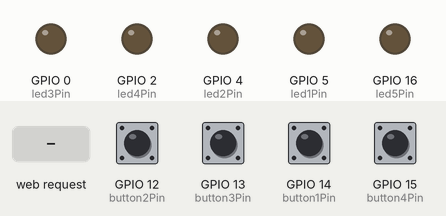
Recording of a sketch running on a simulated ESP8266 (NodeMCU). Shown: output pins drawn as LEDs (lit = HIGH). Inputs (shaded band) come from the test bench; at power-on: GPIO 12 (button2Pin), GPIO 13 (button3Pin), GPIO 14 (button1Pin), GPIO 15 (button4Pin) HIGH. What the sketch prints to the serial monitor is not drawn.

Above: at 1.3 s.
1.4 s: GPIO 12 (button2Pin) pulled LOW for 0.15 s
At 2.6 s:
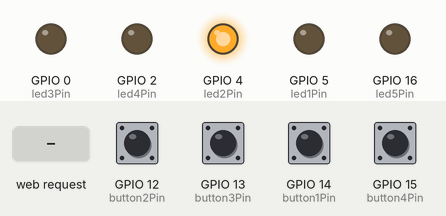
3.0 s: GPIO 13 (button3Pin) pulled LOW for 0.15 s
At 4.0 s:
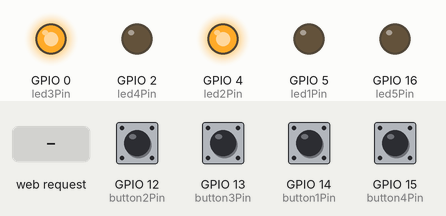
4.6 s: GPIO 14 (button1Pin) pulled LOW for 0.15 s
At 5.2 s:
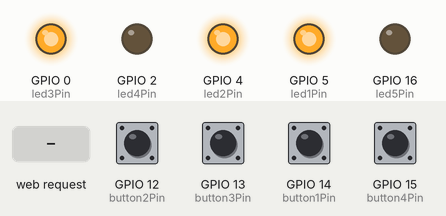
6.2 s: GPIO 15 (button4Pin) pulled LOW for 0.15 s
At 7.4 s:
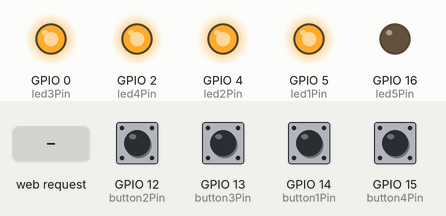
7.8 s: HTTP request GET /led1 received
At 8.8 s:
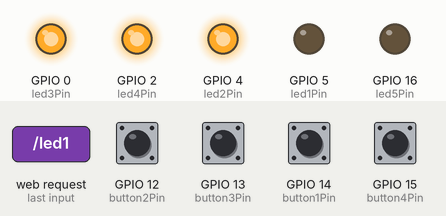
9.3 s: HTTP request GET /led2 received
At 10.0 s:
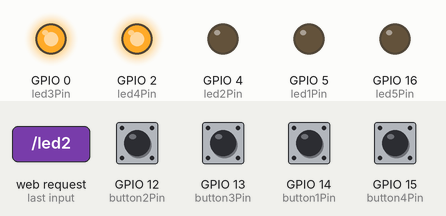
Timing chart, 0 to 11.8 s (numbered marks = the images above; inputs shaded):
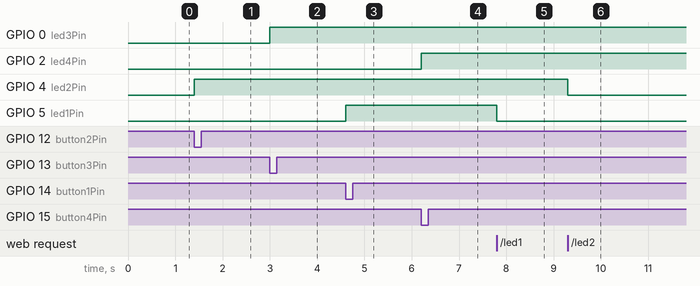

The sketch:

4channel.ino
```cpp
#include <ESP8266WiFi.h>
#include <WiFiClient.h>
#include <ESP8266WebServer.h>

const char* ssid = "SmartHome";
const char* password = "password";

IPAddress local_ip(192, 168, 4, 1);
IPAddress gateway(192, 168, 4, 1);
IPAddress subnet(255, 255, 255, 0);

ESP8266WebServer server(80);

int led1Pin = 5;
int led2Pin = 4;
int led3Pin = 0;
int led4Pin = 2;
int led5Pin = 16;
int button1Pin = 14;
int button2Pin = 12;
int button3Pin = 13;
int button4Pin = 15;

bool led1State = false;
bool led2State = false;
bool led3State = false;
bool led4State = false;
bool led5State = false;

void handleRoot() {
  server.sendHeader("Location", String("http://192.168.4.1/"), true);
  server.send(302, "text/plain", "");
  String html = "<!DOCTYPE html><html lang='en'><head><meta charset='UTF-8'><meta name='viewport' content='width=device-width,initial-scale=1'><title>Smart Home</title><style>*{box-sizing:border-box;margin:0;padding:0}body{background-color:#1c1c1c;color:#fff;font-family:'Segoe UI',sans-serif;font-size:16px;line-height:1.5}.header{position:fixed;top:0;left:0;width:100%;height:50px;background-color:#000;text-align:center;padding-top:10px;font-size:20px}.content{display:flex;flex-direction:column;align-items:center;justify-content:center;height:calc(100vh - 0px)}.button-group{display:flex;flex-direction:row;align-items:center;justify-content:center;margin-bottom:10px}.button{display:flex;align-items:center;justify-content:center;width:80px;height:80px;border-radius:50%;background-color:#111;margin:0 20px;<!--outline:4px solid #111;-->cursor:pointer;transition:all .3s ease-in-out;font-weight:bold;text-transform:uppercase;letter-spacing:2px;font-size:22px;border:3px solid}.sub{width:80px;margin:0 20px;align-items:center;justify-content:center;justify-content:center;color:#bac6d0;text-shadow:1.5px -1.5px 2px #555555;margin-bottom:30px;letter-spacing:1px;font-weight:bold;text-align:center;font-size:14px}.ON{border-color:#2196f3;color:#2196f3;box-shadow: 0 0 0 4px #111,10px -10px 10px rgba(28,213,230,.2)}.ON:hover{background-color:#2196f3;color:#1c1c1c}.OFF{border-color:#555;color:#555;box-shadow: 0 0 0 4px #111,10px -10px 10px rgba(151,153,156,.2)}.OFF:hover{background-color:#555;color:#1c1c1c}.led-ON,.led-OFF{margin:1em;padding:1em 2em;border:0;border-radius:30px;text-align:center;white-space:nowrap;cursor:pointer;font-size:14px;background-color:transparent}.led-OFF{border:1px solid #555;color:#555}.led-ON{border:1px solid #2196f3;color:#2196f3}.footer{position:fixed;bottom:0;left:0;width:100%;height:50px;background-color:#000;text-align:center;padding-top:10px;font-size:14px}</style></head><body><div class='header'>Smart Home</div><div class='content'>";
  html += "<div class='button-group'>";
  html += "<div onclick=\"location.href='/led1';\" class='button " + String(led1State ? "ON" : "OFF") + "' id='button1'>" + String(led1State ? "ON" : "OFF") + "</div>";
  html += "<div onclick=\"location.href='/led2';\" class='button " + String(led2State ? "ON" : "OFF") + "' id='button2'>" + String(led2State ? "ON" : "OFF") + "</div>";
  html += "</div><div class='button-group'><div class='sub'>Button 1</div><div class='sub'>Button 2</div></div>";
  html += "<div class='button-group'>";
  html += "<div onclick=\"location.href='/led3';\" class='button " + String(led3State ? "ON" : "OFF") + "' id='button3'>" + String(led3State ? "ON" : "OFF") + "</div>";
  html += "<div onclick=\"location.href='/led4';\" class='button " + String(led4State ? "ON" : "OFF") + "' id='button4'>" + String(led4State ? "ON" : "OFF") + "</div>";
  html += "</div><div class='button-group'><div class='sub'>Button 3</div><div class='sub'>Button 4</div></div>";
  html += "<div class='button-group'>";
  html += "<button onclick=\"location.href='/led5';\" class='led-" + String(led5State ? "ON" : "OFF") + "'>Status LED " + String(led5State ? "ON" : "OFF") + "</button></div>";
  html += "</div><div class='footer'>Created By SAKIB</div></body></html>";
  server.send(200, "text/html", html);
}

void handleLed1() {
  led1State = !led1State;
  digitalWrite(led1Pin, led1State);
  server.sendHeader("Location", "/");
  server.send(303);
}

void handleLed2() {
  led2State = !led2State;
  digitalWrite(led2Pin, led2State);
  server.sendHeader("Location", "/");
  server.send(303);
}

void handleLed3() {
  led3State = !led3State;
  digitalWrite(led3Pin, led3State);
  server.sendHeader("Location", "/");
  server.send(303);
}

void handleLed4() {
  led4State = !led4State;
  digitalWrite(led4Pin, led4State);
  server.sendHeader("Location", "/");
  server.send(303);
}

void handleLed5() {
  led5State = !led5State;
  digitalWrite(led5Pin, led5State);
  server.sendHeader("Location", "/");
  server.send(303);
}

void setup() {
  Serial.begin(9600);
  pinMode(led1Pin, OUTPUT);
  pinMode(led2Pin, OUTPUT);
  pinMode(led3Pin, OUTPUT);
  pinMode(led4Pin, OUTPUT);
  pinMode(led5Pin, OUTPUT);
  pinMode(button1Pin, INPUT_PULLUP);
  pinMode(button2Pin, INPUT_PULLUP);
  pinMode(button3Pin, INPUT_PULLUP);
  pinMode(button4Pin, INPUT_PULLUP);
  digitalWrite(led1Pin, led1State);
  digitalWrite(led2Pin, led2State);
  digitalWrite(led3Pin, led3State);
  digitalWrite(led4Pin, led4State);
  digitalWrite(led5Pin, led5State);
  WiFi.mode(WIFI_AP);
  WiFi.softAPConfig(local_ip, gateway, subnet);
  WiFi.softAP(ssid, password);
  IPAddress myIP = WiFi.softAPIP();
  Serial.print("\n----------SMART  HOME----------\n");
  Serial.print("--------Create By SAKIB--------\n");
  Serial.print("Enter SSID: " + String(ssid) + "\n");
  Serial.print("Enter Password: " + String(password) + "\n");
  Serial.print("Enter Url: http://");
  Serial.print(myIP);
  Serial.print("/\n");
  Serial.print("-------------------------------");
  server.on("/", handleRoot);
  server.on("/led1", handleLed1);
  server.on("/led2", handleLed2);
  server.on("/led3", handleLed3);
  server.on("/led4", handleLed4);
  server.on("/led5", handleLed5);
  server.begin();
}


void loop() {
  server.handleClient();
  if (digitalRead(button1Pin) == LOW) {
    led1State = !led1State;
    digitalWrite(led1Pin, led1State);
    delay(500);
  }
  if (digitalRead(button2Pin) == LOW) {
    led2State = !led2State;
    digitalWrite(led2Pin, led2State);
    delay(500);
  }
  if (digitalRead(button3Pin) == LOW) {
    led3State = !led3State;
    digitalWrite(led3Pin, led3State);
    delay(500);
  }
  if (digitalRead(button4Pin) == LOW) {
    led4State = !led4State;
    digitalWrite(led4Pin, led4State);
    delay(500);
  }
}
```

Measured:
- after the input at 1.4 s, GPIO 4 (led2Pin): LOW → HIGH at once
- after the input at 3.0 s, GPIO 0 (led3Pin): LOW → HIGH at once
- after the input at 4.6 s, GPIO 5 (led1Pin): LOW → HIGH at once
- after the input at 6.2 s, GPIO 2 (led4Pin): LOW → HIGH at once
- after the input at 7.8 s, GPIO 5 (led1Pin): HIGH → LOW at once
- after the input at 9.3 s, GPIO 4 (led2Pin): HIGH → LOW at once
